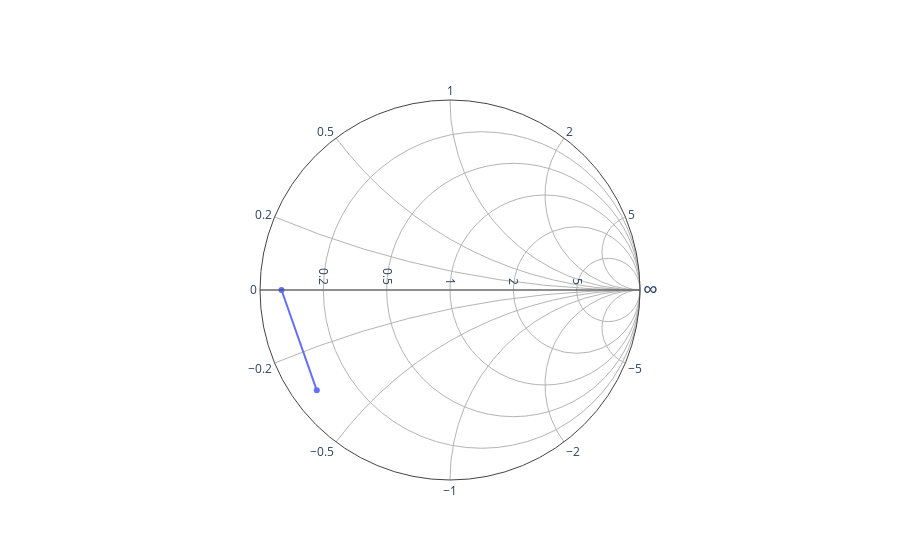

Notebook cell for this chart:
### Code cell
#Quarter wave
#ZL = 3.6206  -j16.6412
#zl = 0.072 - j0.332824 @ 0.445lambda
#zd = 0.06, Zd = 3

#Zt = 12.247

import math
L = 16.6412/(2*math.pi*98*10**6*10**-9)
print(L)

wl = (3*10^8)/(98*10^6)
l1 = 0.055*wl
l2 = 0.25*wl
print(l1,l2)

fig = go.Figure(go.Scattersmith(imag=[-16.6412/50,0], real=[3.6206/50,0.06]))
fig.show()

### Figure 1 — Plotly figure (JSON) as saved in the notebook; plotly's stock layout.template omitted (floating-point values rounded to 4 significant figures)
{"data": [{"imag": [-0.3328, 0], "real": [0.07241, 0.06], "type": "scattersmith"}], "layout": {}}
